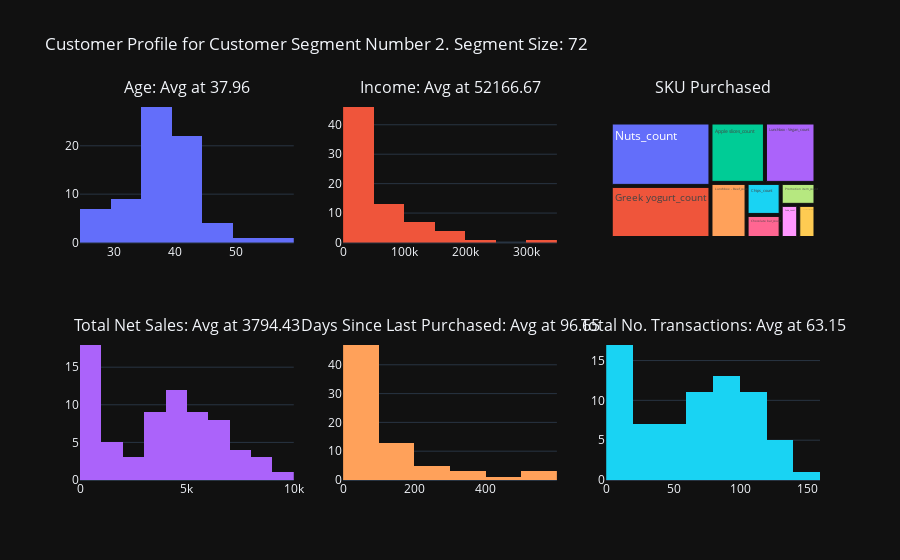

Source (notebook cell):
### Code cell
# For cluster 2 profile

# create_segment_profiling_chart(df_pred, 0)
create_segment_profiling_chart(df_pred, 2)

### Figure 1 — Plotly figure (JSON) as saved in the notebook; plotly's stock layout.template omitted (floating-point values rounded to 4 significant figures)
{"data": [{"showlegend": false, "x": [25, 40, 50, 26, 41, 28, 36, 27, 38, 38, 39, 30, 38, 34, 35, 39, 43, 40, 42, 37, 40, 47, 38, 37, 33, 28, 45, 43, 35, 32, 44, 36, 39, 42, 38, 38, 42, 55, 39, 40, 41, 32, 42, 48, 38, 42, 28, 39, 34, 38, 35, 40, 38, 36, 40, 31, 34, 43, 38, 44, 44, 46, 43, 36, 39, 30, 35, 37, 40, 28, 40, 37], "type": "histogram", "xaxis": "x", "yaxis": "y"}, {"showlegend": false, "x": [3000, 5000, 21000, 29000, 43000, 17000, 3000, 24000, 51000, 55000, 46000, 41000, 10000, 14000, 34000, 46000, 61000, 85000, 4000, 87000, 11000, 7000, 7000, 13000, 75000, 28000, 87000, 35000, 4000, 1000, 3000, 10000, 100000, 10000, 39000, 61000, 108000, 7000, 8000, 103000, 2000, 9000, 10000, 64000, 155000, 134000, 49000, 204000, 7000, 20000, 118000, 14000, 6000, 184000, 6000, 44000, 185000, 158000, 32000, 69000, 70000, 26000, 25000, 120000, 135000, 7000, 32000, 37000, 60000, 3000, 70000, 305000], "type": "histogram", "xaxis": "x2", "yaxis": "y2"}, {"labels": ["Greek yogurt_count", "Nuts_count", "Apple slices_count", "Chips_count", "Soda_count", "Chocolate bar_count", "Seasonal special_count", "Promotion item_count", "Lunchbox - Beef_count", "Lunchbox - Vegan_count"], "parents": ["", "", "", "", "", "", "", "", "", ""], "values": [2175, 2645, 1376, 457, 244, 329, 239, 320, 832, 1277], "type": "treemap", "domain": {"x": [0.7111, 1.0], "y": [0.625, 1.0]}}, {"showlegend": false, "x": [134.5, 1211.0, 950.6, 27.6, 40.1, 370.4, 622.2, 184.8, 181.8, 128.0, 699.7, 632.3, 179.7, 264.6, 779.1, 4059.0, 3740.0, 4793.0, 5765.0, 3927.0, 2823.0, 1677.0, 5666.0, 4943.0, 2017.0, 1323.0, 1763.0, 4220.0, 4702.0, 936.0, 540.3, 528.0, 1323.0, 5291.0, 3046.0, 5020.0, 6815.0, 7139.0, 6528.0, 4127.0, 3019.0, 2099.0, 5515.0, 3755.0, 5232.0, 3657.0, 3060.0, 4674.0, 4297.0, 6044.0, 5842.0, 8566.0, 7532.0, 5208.0, 4282.0, 3949.0, 6191.0, 7974.0, 4967.0, 6235.0, 8002.0, 6988.0, 4470.0, 6447.0, 6397.0, 9507.0, 8858.0, 4479.0, 3880.0, 152.7, 5284.0, 7518.0], "type": "histogram", "xaxis": "x3", "yaxis": "y3"}, {"showlegend": false, "x": [571, 196, 115, 560, 334, 233, 528, 30, 181, 482, 170, 118, 379, 10, 122, 6, 4, 3, 8, 2, 114, 108, 7, 40, 183, 244, 147, 27, 13, 245, 386, 230, 160, 4, 91, 15, 6, 15, 32, 33, 130, 227, 12, 6, 31, 32, 126, 4, 17, 3, 1, 3, 8, 1, 6, 9, 10, 5, 3, 12, 23, 10, 10, 20, 4, 6, 1, 7, 13, 52, 2, 13], "type": "histogram", "xaxis": "x4", "yaxis": "y4"}, {"showlegend": false, "x": [3, 23, 18, 1, 1, 8, 11, 3, 4, 3, 11, 14, 5, 3, 21, 81, 73, 91, 99, 75, 59, 37, 104, 105, 44, 36, 37, 92, 82, 19, 9, 9, 24, 105, 55, 84, 103, 108, 104, 60, 50, 33, 95, 74, 84, 63, 54, 80, 62, 80, 77, 137, 128, 93, 72, 67, 113, 126, 80, 97, 131, 111, 70, 106, 105, 140, 125, 44, 46, 2, 71, 107], "type": "histogram", "xaxis": "x5", "yaxis": "y5"}], "layout": {"xaxis": {"anchor": "y", "domain": [0.0, 0.2889]}, "yaxis": {"anchor": "x", "domain": [0.625, 1.0]}, "xaxis2": {"anchor": "y2", "domain": [0.3556, 0.6444]}, "yaxis2": {"anchor": "x2", "domain": [0.625, 1.0]}, "xaxis3": {"anchor": "y3", "domain": [0.0, 0.2889]}, "yaxis3": {"anchor": "x3", "domain": [0.0, 0.375]}, "xaxis4": {"anchor": "y4", "domain": [0.3556, 0.6444]}, "yaxis4": {"anchor": "x4", "domain": [0.0, 0.375]}, "xaxis5": {"anchor": "y5", "domain": [0.7111, 1.0]}, "yaxis5": {"anchor": "x5", "domain": [0.0, 0.375]}, "annotations": [{"font": {"size": 16}, "showarrow": false, "text": "Age: Avg at 37.96", "x": 0.1444, "xanchor": "center", "xref": "paper", "y": 1.0, "yanchor": "bottom", "yref": "paper"}, {"font": {"size": 16}, "showarrow": false, "text": "Income: Avg at 52166.67", "x": 0.5, "xanchor": "center", "xref": "paper", "y": 1.0, "yanchor": "bottom", "yref": "paper"}, {"font": {"size": 16}, "showarrow": false, "text": "SKU Purchased", "x": 0.8556, "xanchor": "center", "xref": "paper", "y": 1.0, "yanchor": "bottom", "yref": "paper"}, {"font": {"size": 16}, "showarrow": false, "text": "Total Net Sales: Avg at 3794.43", "x": 0.1444, "xanchor": "center", "xref": "paper", "y": 0.375, "yanchor": "bottom", "yref": "paper"}, {"font": {"size": 16}, "showarrow": false, "text": "Days Since Last Purchased: Avg at 96.65", "x": 0.5, "xanchor": "center", "xref": "paper", "y": 0.375, "yanchor": "bottom", "yref": "paper"}, {"font": {"size": 16}, "showarrow": false, "text": "Total No. Transactions: Avg at 63.15", "x": 0.8556, "xanchor": "center", "xref": "paper", "y": 0.375, "yanchor": "bottom", "yref": "paper"}], "title": {"text": "Customer Profile for Customer Segment Number 2. Segment Size: 72"}}}
